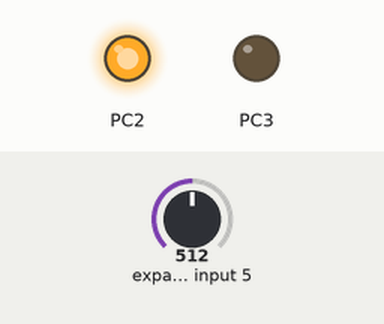
Simulated run of this program. Board: ATmega328P, built with avr-gcc and emulated at 16 MHz. Parts: output pins drawn as LEDs (lit = HIGH). Inputs (shaded band) come from the test bench; at power-on: expander input 5 = 512.

Above: at 1.2 s.
1.3 s: expander input 5 set to 5
2.8 s: expander input 5 set to 2
At 3.6 s:
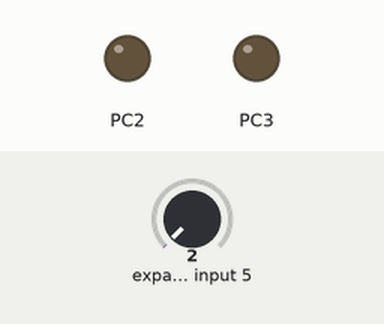
4.3 s: expander input 5 set to 122
At 4.6 s:
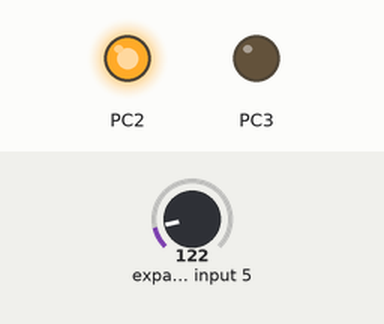
5.8 s: expander input 5 set to 0
At 6.8 s:
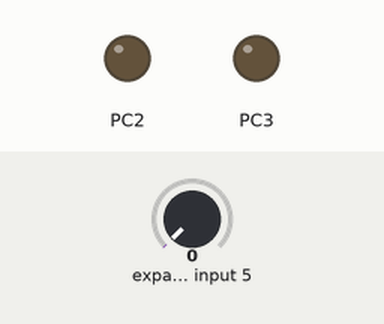
Timing chart, 0 to 8.3 s (numbered marks = the images above; inputs shaded):
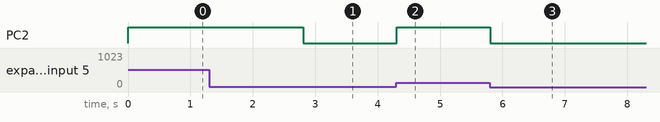

The program:

main.c
```c
#define F_CPU 16000000UL

#include <avr/io.h>
#include <util/delay.h>

// Function to initialize ADC
void ADC_Init() {
	// Set ADC prescaler to 128 (for 16MHz clock)
	ADCSRA |= (1 << ADPS2) | (1 << ADPS1) | (1 << ADPS0);

	// Set reference voltage to internal 2.56V
	ADMUX |= (1 << REFS1) | (1 << REFS0);

	// Enable ADC
	ADCSRA |= (1 << ADEN);
}

// Function to read ADC value from a specific channel
uint16_t ADC_Read(uint8_t channel) {
	// Clear the channel bits
	ADMUX &= 0xF8;
	// Set the channel to read from
	ADMUX |= (channel & 0x07);

	// Start the conversion
	ADCSRA |= (1 << ADSC);

	// Wait for the conversion to complete
	while (ADCSRA & (1 << ADSC));

	// Return the ADC value
	return ADC;
}

int main(void) {
	// Initialize ADC
	ADC_Init();

	// Set PC2 and PC3 as output pins
	DDRC |= (1 << PC2) | (1 << PC3);

	// Loop indefinitely
	while (1) {
		// Read potentiometer value from ADC channel 7
		uint16_t potValue = ADC_Read(7);

		// Calculate motor speed based on potentiometer value
		// Here, we'll map the potentiometer range (0-1023) to a motor speed range (0-255)
		uint8_t motorSpeed = potValue >> 2; // Divide by 4

		// Set motor speed by controlling PC2 and PC3 outputs
		if (motorSpeed > 0) {
			PORTC |= (1 << PC2); // Set PC2 (IN1)
			PORTC &= ~(1 << PC3); // Clear PC3 (IN2)
			} else {
			PORTC &= ~(1 << PC2); // Clear PC2 (IN1)
			PORTC &= ~(1 << PC3); // Clear PC3 (IN2)
		}

		// Delay for stability (adjust as needed)
		_delay_ms(10);
	}

	return 0;
}
```

Measured:
- the behaviour switches between 4 and 3 on expander input 5 (found by bisection; images 0 and 1)
- after the input at 1.3 s, every drawn part: stays the same
- after the input at 2.8 s, PC2: HIGH → LOW at once
- after the input at 4.3 s, PC2: LOW → HIGH at once
- after the input at 5.8 s, PC2: HIGH → LOW at once
